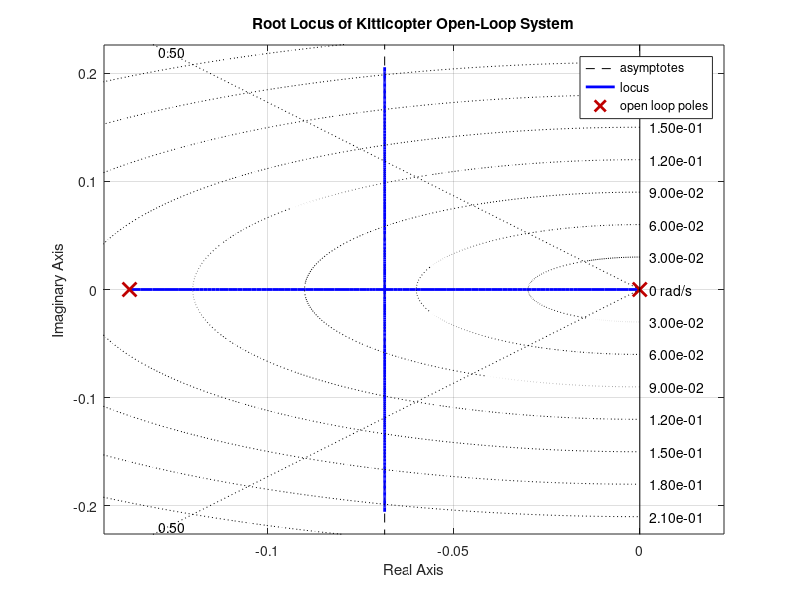

Reproduce this figure in MATLAB. (Note: this script raises an error after producing the figure.)
%% Root Locus Design for Kitticopter P-Controller
clc; clear; close all;

% Plant transfer function: G(s) = 15.04 / (s(7.3s+1))
num = 15.04;
den = [7.3 1 0];   % includes integrator
G = tf(num, den);

%% Root locus plot
figure;
rlocus(G);
title('Root Locus of Kitticopter Open-Loop System');
xlabel('Real Axis'); ylabel('Imaginary Axis');
grid on; hold on;

%% Design constraints
% Overshoot spec: <30% -> ζ >= 0.35 (choose ζ=0.5 for ~15% overshoot margin)
zeta_target = 0.5;    % desired damping ratio line
sgrid(zeta_target, []); % overlay damping ratio line

% Settling time spec: Ts < 30 s => σ > 4/Ts = 4/30 ≈ 0.133
sigma_req = 4/30;
xline(-sigma_req, '--r', 'Re = -0.133 (Ts=30s)', ...
    'LabelOrientation', 'horizontal', ...
    'LabelVerticalAlignment', 'bottom', ...
    'Color','r','LineWidth',1.5);

legend('Root Locus','ζ = 0.5 line','Settling Time Bound','Location','Best');

%% Always show the point for K=0.00251
K_target = 0.008;                         % chosen proportional gain
poles_target = rlocus(G, K_target);         % closed-loop poles for this gain

% Plot the poles on top of the locus
plot(real(poles_target), imag(poles_target), 'mo', ...
    'MarkerFaceColor','m','MarkerSize',10);
text(real(poles_target(1))+0.01, imag(poles_target(1))+0.01, ...
     sprintf('K=%.4f', K_target), 'Color','m','FontWeight','bold');

%% Optionally interactively pick desired pole location
% Uncomment to click on plot:
% disp('Click on the root locus near the desired intersection point...');
% [K, poles] = rlocfind(G);   % click on plot to choose pole
% fprintf('\nChosen proportional gain Kp = %.4f\n', K);
% disp('Closed-loop poles:');
% disp(poles);

%% Closed-loop system with chosen K
Gcl = feedback(K_target*G, 1);

%% Step response check
figure;
step(2.5*Gcl, 60);   % step of 2.5 (voltage step)
grid on;
title(sprintf('Closed-Loop Step Response (Kp = %.4f)', K_target));

% Extract step response characteristics
info = stepinfo(2.5*Gcl);
fprintf('Step Response Characteristics:\n');
fprintf('  Settling Time: %.2f s\n', info.SettlingTime);
fprintf('  Overshoot: %.2f %%\n', info.Overshoot);
fprintf('  Steady-State Value: %.3f\n', info.SettlingMin);
